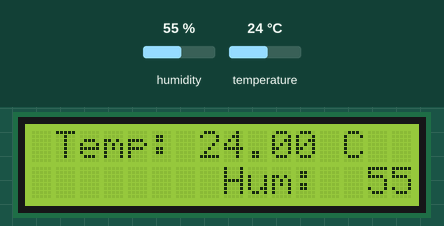
This sketch was run on a simulated Arduino Uno, built with avr-gcc and run on an emulated ATmega328P. Shown: 16×2 character LCD. Inputs (shaded band) come from the test bench; at power-on: humidity 55 %, temperature 24 °C.

Above: at 1.2 s.
1.3 s: humidity set to 22 %
At 3.0 s:
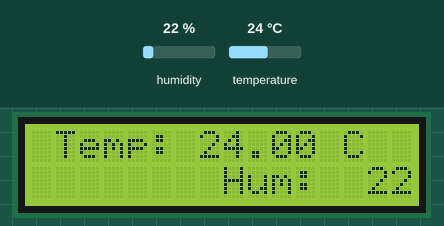
4.0 s: temperature set to 12 °C
At 4.6 s:
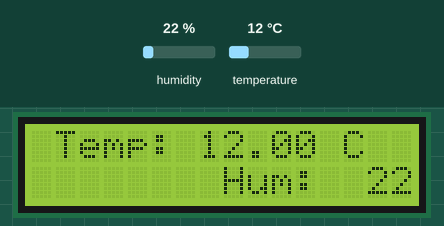
6.7 s: humidity set to 40 %
At 9.2 s:
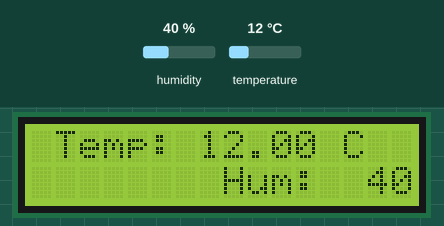
9.7 s: temperature set to 19 °C
At 10.9 s:
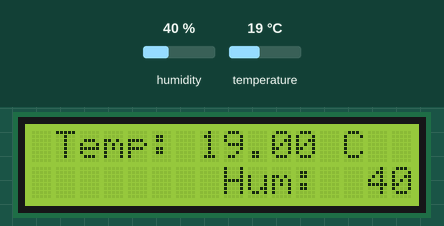
Timing chart, 0 to 12.7 s (numbered marks = the images above; inputs shaded):
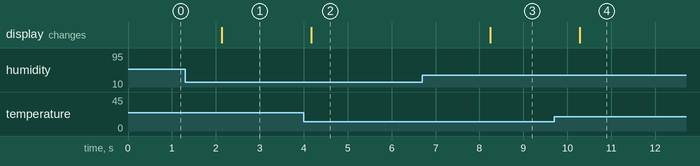

Measured:
- after the input at 1.3 s, the display: changes after 0.84 s (image 1)
- after the input at 4.0 s, the display: changes after 0.17 s (image 2)
- after the input at 6.7 s, the display: changes after 1.5 s (image 3)
- after the input at 9.7 s, the display: changes after 0.59 s (image 4)

The sketch:

Icd_i2c_dht22.ino
```cpp
#include <Wire.h>
#include <LiquidCrystal_AIP31068_I2C.h>
#include "DHT.h"

// Configuration du capteur DHT22 sur la broche A0[cite: 4]
#define DHTPIN A0
#define DHTTYPE DHT22
DHT dht(DHTPIN, DHTTYPE);

// Initialisation de l'écran LCD I2C avec la bibliothèque spécifique (16 colonnes, 2 lignes)
LiquidCrystal_AIP31068_I2C lcd(0x3E, 16, 2); // Remplace 0x27 par 0x3F si l'écran ne s'allume pas

void setup() {
  // Démarrage de l'écran et du capteur
  lcd.init();
  dht.begin();
}

void loop() {
  // Lecture de l'humidité et de la température
  float humidite = dht.readHumidity();
  float temperature = dht.readTemperature();


  // Affichage de la température sur la première ligne
  lcd.setCursor(1, 0);
  lcd.print("Temp: ");
  lcd.print(temperature);
  lcd.print(" C   ");

  // Affichage de l'humidité sur la deuxième ligne
  lcd.setCursor(8, 1);
  lcd.print("Hum:  ");
  lcd.print(humidite);
  lcd.print(" %   ");

  // Actualisation toutes les 2 secondes
  delay(2000);
}
```
